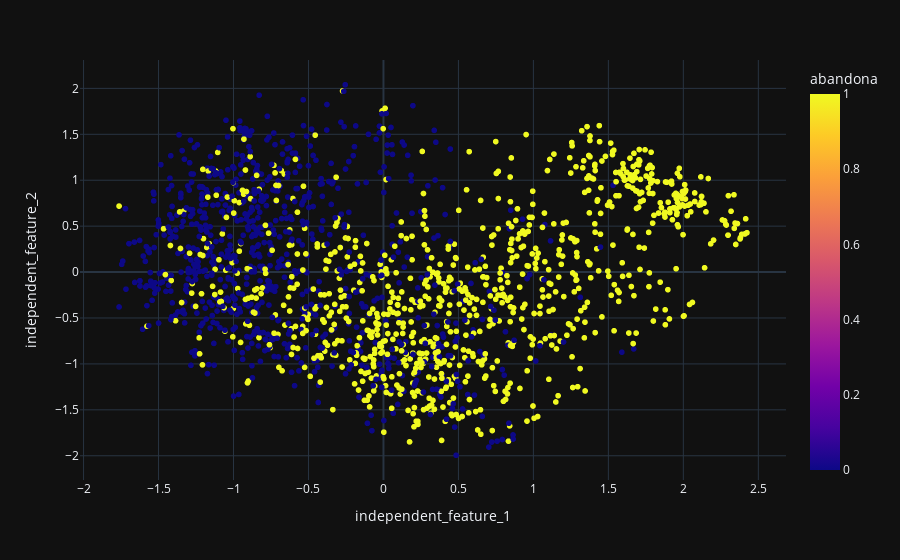

This figure's notebook cell:
### Code cell
import plotly.express as px
px.scatter(analys_personal_pca, x="independent_feature_1", y="independent_feature_2", color='abandona')

### Figure 1 — Plotly figure (JSON) as saved in the notebook; plotly's stock layout.template omitted (floating-point values rounded to 4 significant figures; data arrays with more than 128 entries replaced by an {"elided": "..."} marker saying what was removed)
{"data": [{"hovertemplate": "independent_feature_1=%{x}<br>independent_feature_2=%{y}<br>abandona=%{marker.color}<extra></extra>", "legendgroup": "", "marker": {"color": {"elided": "1773 int values"}, "coloraxis": "coloraxis", "symbol": "circle"}, "mode": "markers", "name": "", "showlegend": false, "type": "scattergl", "x": {"elided": "1773 float values"}, "xaxis": "x", "y": {"elided": "1773 float values"}, "yaxis": "y"}], "layout": {"coloraxis": {"colorbar": {"title": {"text": "abandona"}}, "colorscale": [[0.0, "#0d0887"], [0.1111, "#46039f"], [0.2222, "#7201a8"], [0.3333, "#9c179e"], [0.4444, "#bd3786"], [0.5556, "#d8576b"], [0.6667, "#ed7953"], [0.7778, "#fb9f3a"], [0.8889, "#fdca26"], [1.0, "#f0f921"]]}, "legend": {"tracegroupgap": 0}, "margin": {"t": 60}, "xaxis": {"anchor": "y", "domain": [0.0, 1.0], "title": {"text": "independent_feature_1"}}, "yaxis": {"anchor": "x", "domain": [0.0, 1.0], "title": {"text": "independent_feature_2"}}}}
